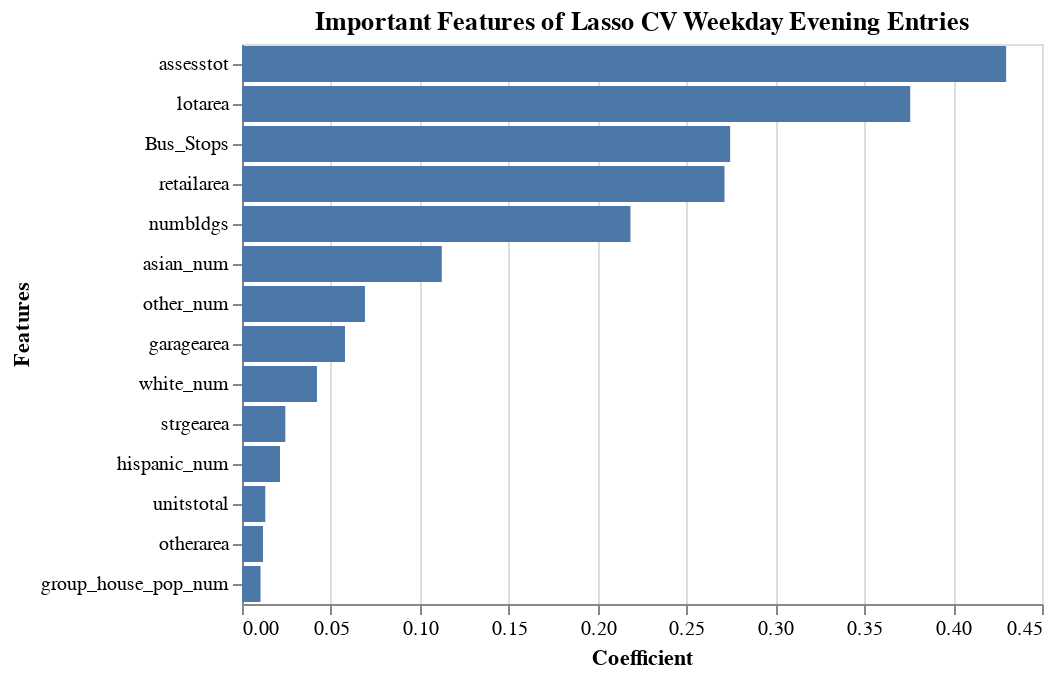

The code cell stored with this chart in its notebook:
### Code cell
import altair as alt
import selenium

alt.Chart(peak).mark_bar().encode(
    y=alt.Y('Features:N', sort='-x'),
    x='Coefficient'
).properties(
    title='Important Features of Lasso CV Weekday Evening Entries'
)#.save('/Users/turbold/Documents/CUSP/ADS/IBXRidership/Data Vis/peak_chart.png', scale_factor=2.0)

### Figure 1 — Vega-Lite specification as saved in the notebook (floating-point values rounded to 4 significant figures)
{"config": {"view": {"continuousWidth": 400, "continuousHeight": 300}}, "data": {"name": "data-0b834850d1aa7fb290a5a754b042c166"}, "mark": "bar", "encoding": {"x": {"field": "Coefficient", "type": "quantitative"}, "y": {"field": "Features", "sort": "-x", "type": "nominal"}}, "title": "Important Features of Lasso CV Weekday Evening Entries", "$schema": "https://vega.github.io/schema/vega-lite/v4.17.0.json", "datasets": {"data-0b834850d1aa7fb290a5a754b042c166": [{"Features": "assesstot", "Coefficient": 0.4298}, {"Features": "lotarea", "Coefficient": 0.3759}, {"Features": "Bus_Stops", "Coefficient": 0.2746}, {"Features": "retailarea", "Coefficient": 0.2714}, {"Features": "numbldgs", "Coefficient": 0.2185}, {"Features": "asian_num", "Coefficient": 0.1124}, {"Features": "other_num", "Coefficient": 0.06917}, {"Features": "garagearea", "Coefficient": 0.05793}, {"Features": "white_num", "Coefficient": 0.04216}, {"Features": "strgearea", "Coefficient": 0.02439}, {"Features": "hispanic_num", "Coefficient": 0.02138}, {"Features": "unitstotal", "Coefficient": 0.01309}, {"Features": "otherarea", "Coefficient": 0.01179}, {"Features": "group_house_pop_num", "Coefficient": 0.01042}]}}
